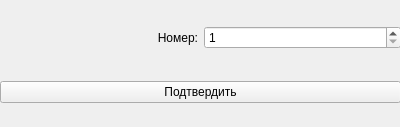
<?xml version="1.0" encoding="UTF-8"?>
<ui version="4.0">
 <class>ProductByNumFinder</class>
 <widget class="QWidget" name="ProductByNumFinder">
  <property name="geometry">
   <rect>
    <x>0</x>
    <y>0</y>
    <width>400</width>
    <height>127</height>
   </rect>
  </property>
  <property name="windowTitle">
   <string>Form</string>
  </property>
  <widget class="QWidget" name="gridLayoutWidget">
   <property name="geometry">
    <rect>
     <x>0</x>
     <y>0</y>
     <width>401</width>
     <height>131</height>
    </rect>
   </property>
   <layout class="QGridLayout" name="gridLayout">
    <item row="0" column="0">
     <widget class="QLabel" name="label">
      <property name="text">
       <string>Номер:</string>
      </property>
      <property name="alignment">
       <set>Qt::AlignRight|Qt::AlignTrailing|Qt::AlignVCenter</set>
      </property>
     </widget>
    </item>
    <item row="1" column="0" colspan="2">
     <widget class="QPushButton" name="pushButton">
      <property name="text">
       <string>Подтвердить</string>
      </property>
     </widget>
    </item>
    <item row="0" column="1">
     <widget class="QSpinBox" name="lineEdit">
      <property name="minimum">
       <number>1</number>
      </property>
      <property name="maximum">
       <number>999999</number>
      </property>
     </widget>
    </item>
   </layout>
  </widget>
 </widget>
 <resources/>
 <connections/>
</ui>
